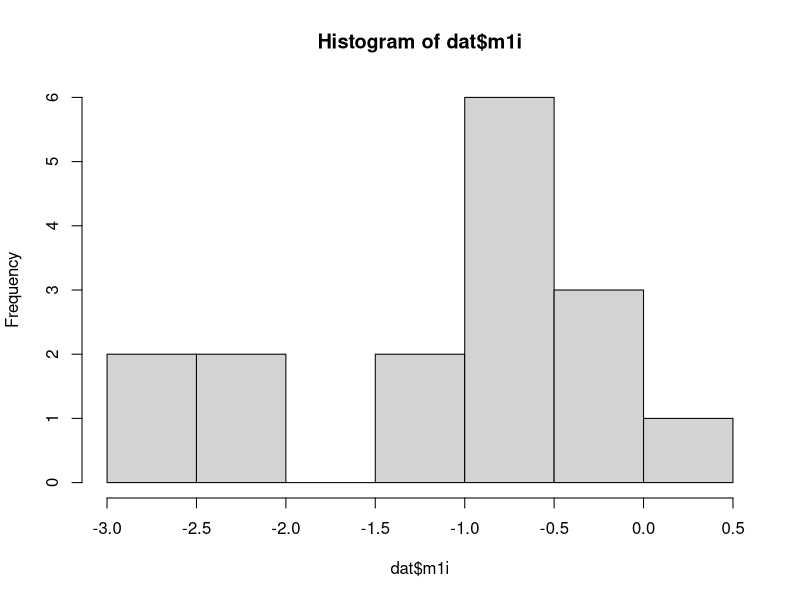
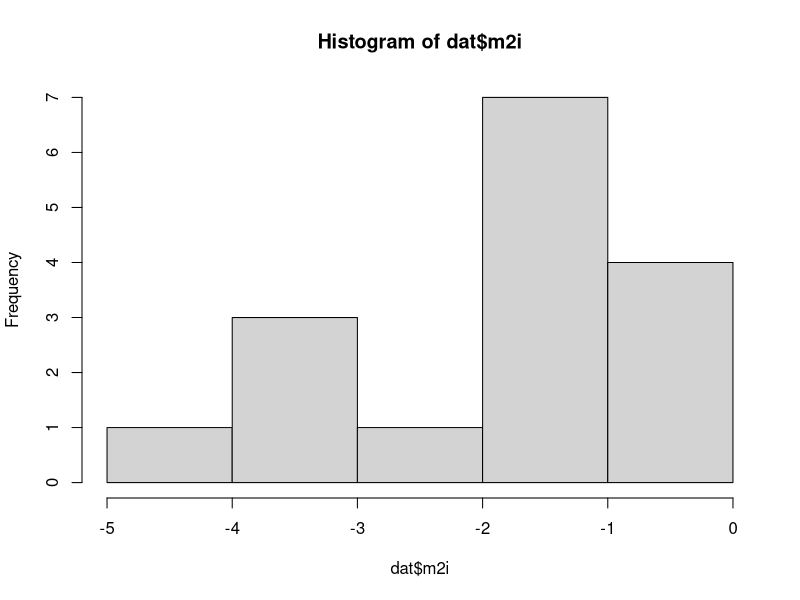
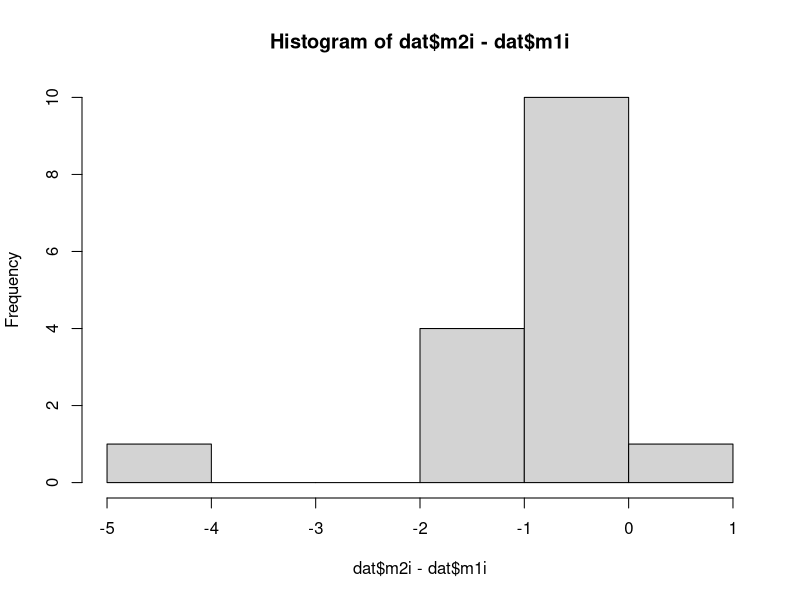
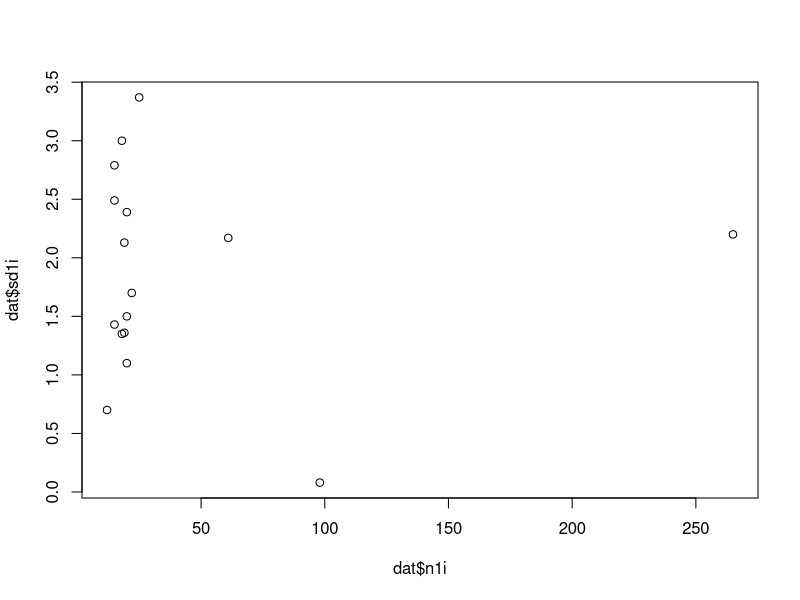
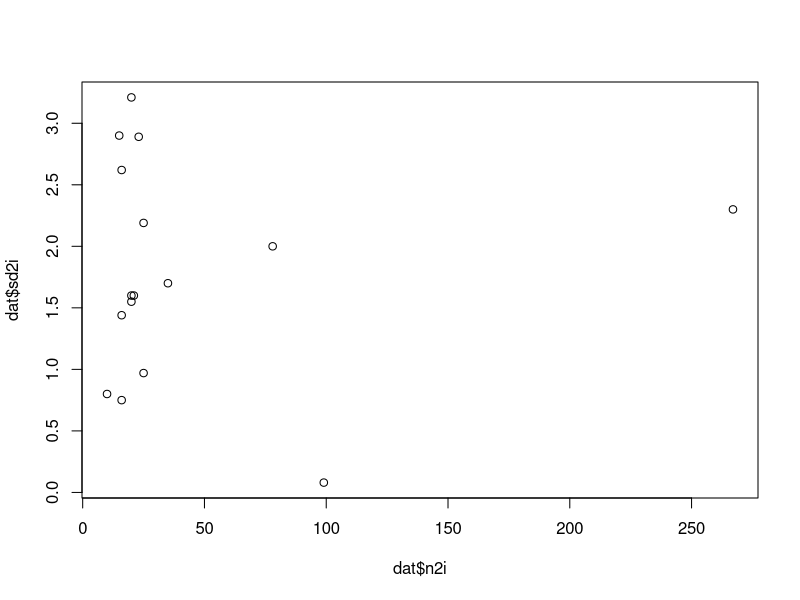
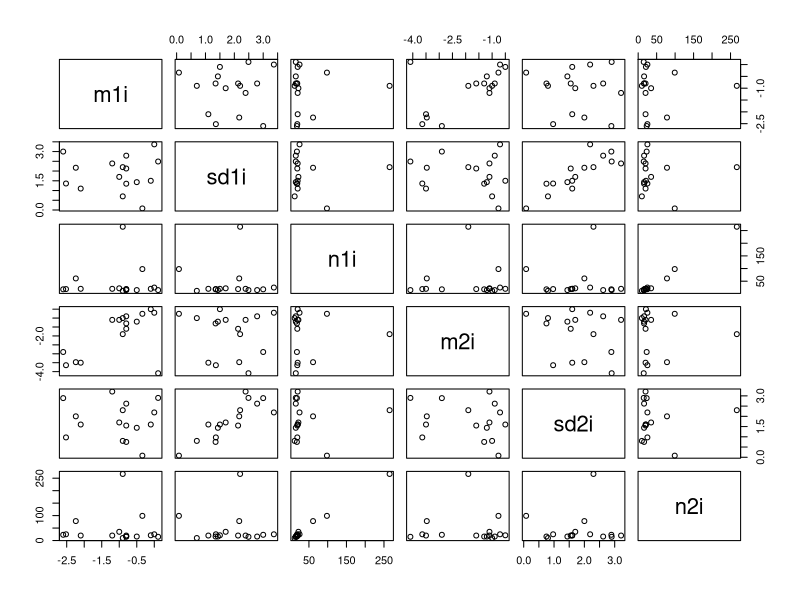
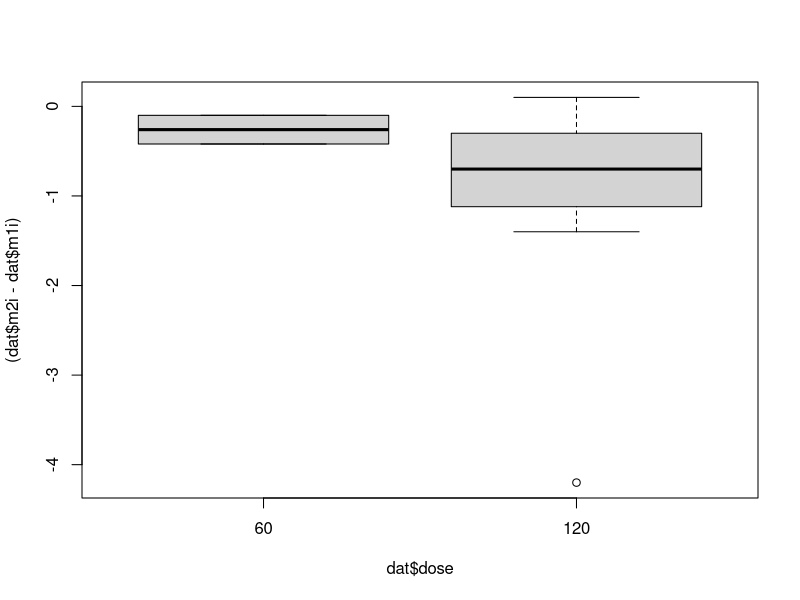
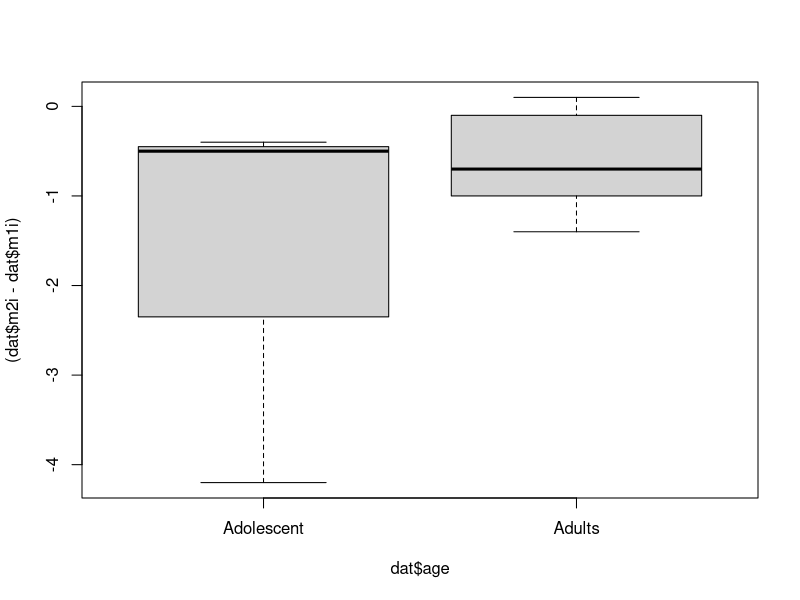

R code for these plots, in order: (Note: this script raises an error after producing the figures.)
# load required libraries ----
library(readxl)
library(metafor)
library(tidyverse)

# load the dataset ----
dat <- read_excel('orlistat_bmi_extractions.xlsx', sheet = 1)

# explore the main effects ----
# how many studies?
dim(dat)

# what variables are included
str(dat)

# What is the distribution of placebo and drug effects?
hist(dat$m1i)
hist(dat$m2i)

# Are the effects correlated within studies?
cor(dat$m1i, dat$m2i)
cor.test(dat$m1i, dat$m2i)

# What is the difference in change-score between the groups?
hist(dat$m2i - dat$m1i)

# How big is the uncertainty in the measures?
summary(dat$sd1i)
summary(dat$sd2i)

# Does uncertainty correlate with sample size?
plot(dat$n1i, dat$sd1i)
plot(dat$n2i, dat$sd2i)

# check all at once
pairs(dat[, 5:10])

# explore the study variables ----
# the dose
boxplot((dat$m2i-dat$m1i) ~ dat$dose)

# the age
boxplot((dat$m2i-dat$m1i) ~ dat$age)

# the comorbidities
boxplot((dat$m2i-dat$m1i) ~ dat$comorbidities)

# calculating the effect size ----
# raw mean difference
dat2 <- escalc("MD", 
               data = dat,
               m1i = m1i, sd1i = sd1i, n1i = n1i, 
               m2i = m2i, sd2i = sd2i, n2i = n2i,
               append = TRUE,
               slab = paste(author, year, sep = ', '))

setdiff(names(dat2), names(dat))

hist(dat2$yi)
summary(dat2$vi)

plot(dat2$yi, dat2$vi)

# random effects model ----
bmi.m1 <- rma(yi, vi, data = dat2)
bmi.m1

forest(bmi.m1)

# png(filename = 'figures/forest.png', width = 7, height = 6, units = 'in', res = 300)
# par(mar = c(4.5,4,0,2))
# forest(bmi.m1,
#        xlab = 'Reduction in BMI (MD)')
# text(15.5, 18, "Mean Difference (MD) [5%, 95% CI]", pos = 2, font = 2, cex = .9)
# dev.off()

# mixed effects ----
# dose and duration
dat2$dose <- as.factor(dat2$dose)
dat2$comorbidities <- as.factor(dat2$comorbidities)

bmi.m2 <- rma(yi, vi,
              data = dat2,
              mods = ~ dose)
bmi.m2

regplot(bmi.m2, mod = 2)
regplot(bmi.m2, mod = 3)

# remove the two studies with dose 60
dat3 <- dat2[dat2$dose == '120',]
dim(dat3)

# age and comorbidities
bmi.m3 <- rma(yi, vi,
              data = dat3,
              mods = ~duration+age+comorbidities)
bmi.m3

regplot(bmi.m3, mod = 2)
regplot(bmi.m3, mod = 3)
regplot(bmi.m3, mod = 4)
# 
# png('figures/interventions.png', width = 7, height = 3.3, units = 'in', res = 300)
# par(mfrow = c(1, 2), mar = c(4, 4, 2, 2))
# # dose
# set.seed(123)
# stripchart(dat2$yi ~ dat2$dose,
#            vertical = TRUE,
#            method = 'jitter',
#            jitter = .2,
#            pch = 1,
#            cex = dat2$vi + 1,
#            lwd = 2,
#            xlim = c(.5,2.5),
#            xlab = 'Dose (mg/day)',
#            ylab = 'Reduction in BMI',
#            main = 'Estimate = .5, P = .9')
# 
# dose.ave <- aggregate(dat2$yi, by = list(dose = dat2$dose), mean)
# dose.sd <- aggregate(dat2$yi, by = list(dose = dat2$dose), sd)
# 
# points(c(1, 2),
#        dose.ave$x,
#        pch = 19,
#        col = 'red')
# 
# segments(c(1,2), dose.ave$x - dose.sd$x, y1 = dose.ave$x + dose.sd$x,
#          col = 'red',
#          lwd = 1.5)
# mtext('A', at = -.2, line = 1.2, adj = 1)
# # duration
# plot(dat3$duration, dat3$yi,
#      pch = 1,
#      cex = dat2$vi + 1,
#      lwd = 2,
#      xlab = 'Duration (month)',
#      ylab = 'Reduction in BMI',
#      main = 'Estimate = .13, P = .01')
# bmi.m3
# abline(bmi.m3$b[1], bmi.m3$b[2],
#        lty = 2,
#        lwd = 2,
#        col = 'red')
# mtext('B', at = -4, line = 1.2, adj = 1)
# 
# dev.off()
# 
# png('figures/study_variables.png', width = 7, height = 3.3, units = 'in', res = 300)
# par(mfrow = c(1, 2), mar = c(4, 4, 2, 2))
# 
# # age
# set.seed(123)
# stripchart(dat3$yi ~ dat3$age,
#            vertical = TRUE,
#            method = 'jitter',
#            jitter = .2,
#            pch = 1,
#            cex = dat2$vi + 1,
#            lwd = 2,
#            xlim = c(.5,2.5),
#            xlab = 'Age Group',
#            ylab = 'Reduction in BMI',
#            main = 'Estimate = .3, P = .5')
# bmi.m3
# age.ave <- aggregate(dat3$yi, by = list(age.ave = dat3$age), mean)
# age.sd <- aggregate(dat3$yi, by = list(age = dat3$age), sd)
# 
# points(c(1, 2),
#        age.ave$x,
#        pch = 19,
#        col = 'red')
# 
# segments(c(1,2), age.ave$x - age.sd$x, y1 = age.ave$x + age.sd$x,
#          col = 'red',
#          lwd = 1.5)
# mtext('A', at = -.2, line = 1.2, adj = 1)
# 
# # comorbidities
# set.seed(123)
# x <- c('Without', 'With')[dat3$comorbidities]
# stripchart(dat3$yi ~ x,
#            vertical = TRUE,
#            method = 'jitter',
#            jitter = .2,
#            pch = 1,
#            cex = dat2$vi + 1,
#            lwd = 2,
#            xlim = c(.5,2.5),
#            xlab = 'Co-morbidities',
#            ylab = 'Reduction in BMI',
#            main = 'Estimate = -1.02, P = .03')
# 
# comorbid.ave <- aggregate(dat3$yi, by = list(comorbid = dat3$age), mean)
# comorbid.sd <- aggregate(dat3$yi, by = list(comorbid = dat3$age), sd)
# 
# points(c(2, 1),
#        comorbid.ave$x,
#        pch = 19,
#        col = 'red')
# 
# segments(c(2, 1), comorbid.ave$x - comorbid.sd$x, y1 = comorbid.ave$x + comorbid.sd$x,
#          col = 'red',
#          lwd = 1.5)
# 
# mtext('B', at = -.2, line = 1.2, adj = 1)
# 
# dev.off()

# publication bias ----
funnel(bmi.m3)

# sensitivity analysis ----
inf.m3 <- influence(bmi.m3)
plot(inf.m3$inf$tau2.del)

# png('figures/bias.png', width = 7, height = 3.3, units = 'in', res = 300)
# par(mfrow = c(1, 2), mar = c(4, 4, 2, 2))
# 
# # publication bias
# res <- rstandard(bmi.m3)
# res.out <- res[res$resid > 2,]
# 
# plot(res$resid, res$se,
#      xlim = c(-2.6, 2.6), ylim = c(1, 0),
#      xlab = 'Residual Value', ylab = 'Standard Error',
#      lwd = 2,
#      main = paste(res.out$slab, "(SE > 2)"))
# 
# segments(-2, 1.1, 0, 0, lty = 2, col = 'red')
# segments(2, 1.1, 0, 0, lty = 2, col = 'red')
# segments(0, 1.1, 0,0, lty = 2, col = 'red')
# 
# points(res.out$resid, res.out$se, col = 'blue')
# 
# mtext('A', at = -4.5, line = 1.2, adj = 1)
# 
# # influence
# cooks <- inf.m3$inf$cook.d
# cooks.out <- inf.m3$inf[cooks > 2,]
# 
# ind <- order(cooks)
# plot(cooks[ind],
#      xlab = 'Study Index',
#      ylab = "Cook's Distance",
#      lwd = 2,
#      xaxt = 'n',
#      main = paste(cooks.out$slab, "(C > 2)"))
# 
# points(14, cooks.out$cook.d, col = 'blue', lwd = 2)
# 
# xseq <- rep(c(TRUE, FALSE), 6)
# axis(1, at = (1:nrow(dat3)), labels = rep('', nrow(dat3)), cex.axis = .4)
# 
# axis(1, at = (1:nrow(dat3))[xseq], labels = ind[xseq], cex.axis = .8, tick = FALSE, line = -.2)
# axis(1, at = (1:nrow(dat3))[!xseq], labels = ind[!xseq], cex.axis = .8, tick = FALSE, line = .8)
# 
# mtext('B', at = -4, line = 1.2, adj = 1)
# 
# dev.off()
